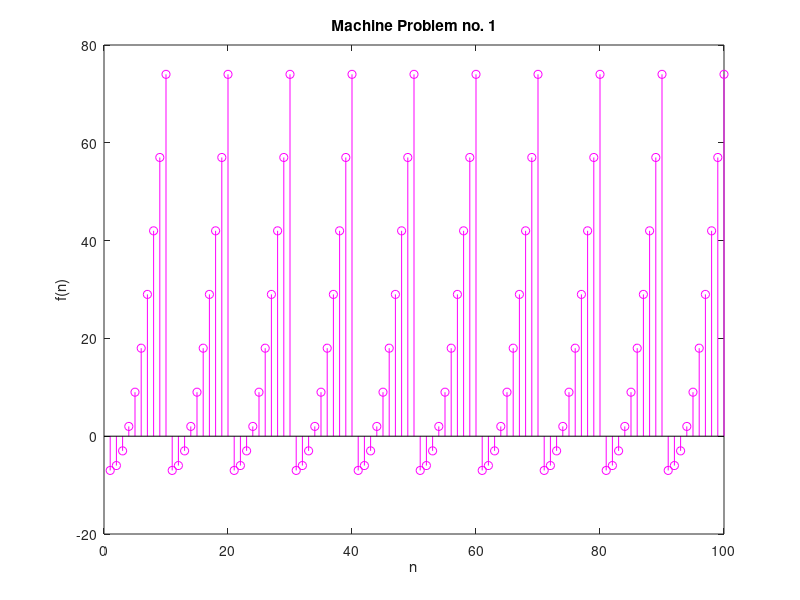

The MATLAB source for this figure:
%machine problem 1 

f = 0:99;
for n = 1:100;
    if f(n) <= 9
        f(n) = (f(n)*f(n)) - 7;
    elseif f(n) >= 10
        f(n) = f(n-10);
    end 
end

stem(f, 'm')
xlabel('n')
ylabel('f(n)')
title('Machine Problem no. 1')
